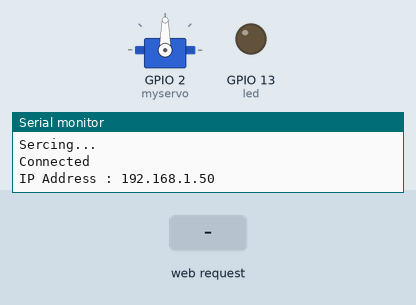
The sketch below on a simulated ESP32. Shown: servo, output pins drawn as LEDs (lit = HIGH), the last lines printed to the serial monitor. The test bench sets the inputs (shaded band). WiFi joins after 1.5 s; servers stay silent unless stated.

Above: at 2.7 s.
2.8 s: HTTP request GET /dooron received
At 3.9 s:
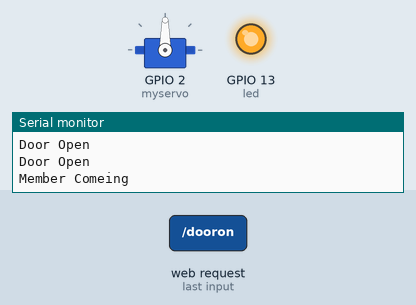
4.6 s: HTTP request GET /dooroff received
At 5.2 s:
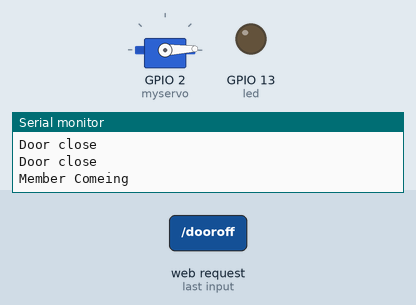
Timing chart, 0 to 7.6 s (numbered marks = the images above; inputs shaded):
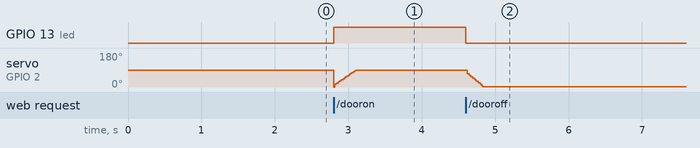

The sketch:

digital_door_basic_system.ino
```cpp
// project name:- wifi to door control

#include <WiFi.h>
#include <ESP32Servo.h>        // servo hader file

const int led = 13;

const char* ssid = "OPPO A60";
const char* password = "12345678";

WiFiServer server(80);

Servo myservo;

int pos = 0;

void setup(){
  Serial.begin(9600);

  myservo.attach(2);
  pinMode(led, OUTPUT);

  WiFi.begin(ssid, password);

  while (WiFi.status() != WL_CONNECTED) {
    delay(500);
    Serial.println("Sercing...");
  }

  Serial.println("");
  Serial.println("Connected");
  Serial.print("IP Address : ");
  Serial.println(WiFi.localIP());

  server.begin();

}
void loop(){
  WiFiClient client = server.available();

  if (client) {

    String request = client.readStringUntil('\r');   //this line declering client is usually a WiFiClient or EthernetClient object.readStringUntil('\r') reads characters from the client until it encounters a carriage return character ('\r').
    Serial.println(request);

    // servo position set

    if (request.indexOf("/dooron") != -1) {
      for (pos = 0; pos<=90; pos+=3) {
        myservo.write(pos);
        digitalWrite(led, HIGH);
        Serial.println("Door Open");
      }
    }
    if (request.indexOf("/dooroff") != -1) {
      for (pos = 90; pos >= 0; pos-=4) {
        myservo.write(pos);
        digitalWrite(led, LOW);
        Serial.println("Door close");
      }
    }

    Serial.println("Member Comeing");

    client.println("HTTP/1.1 200 OK");
    client.println("Conten-Type: text/html");
    client.println("Connection: close");
    client.println();

    client.println("<html>");
    client.println("<body>");

    client.println("<center><h1 style ='font-size:80px; margin-top:100px;'>DOOR CONTROLAR</h1></center>");

    client.println("<center><h2 style ='font-size:30px; margin-top:60px;'>Smart access control using WiFi techonology</h2></center>");

    client.println("<div style ='display:flex; justify-content: center; gap:100px; margin-top: 50px'>");

    client.println("<a href ='/dooron'><button><h1 style='font-size:40px;'>OPEN</h1></a>");
    client.println("<a href ='/dooroff'><button><h1 style='font-size:40px;'>CLOSE</h1></a>");

    client.println("</body>");
    client.println("</html>");

    client.flush();
    delay(200);
    client.stop();
  }

}
```

Measured:
- after the input at 2.8 s, GPIO 13 (led): LOW → HIGH at once
- after the input at 4.6 s, GPIO 13 (led): HIGH → LOW at once; servo on GPIO 2 (myservo): moves from 90° to 2° over 0.21 s, starting at once
